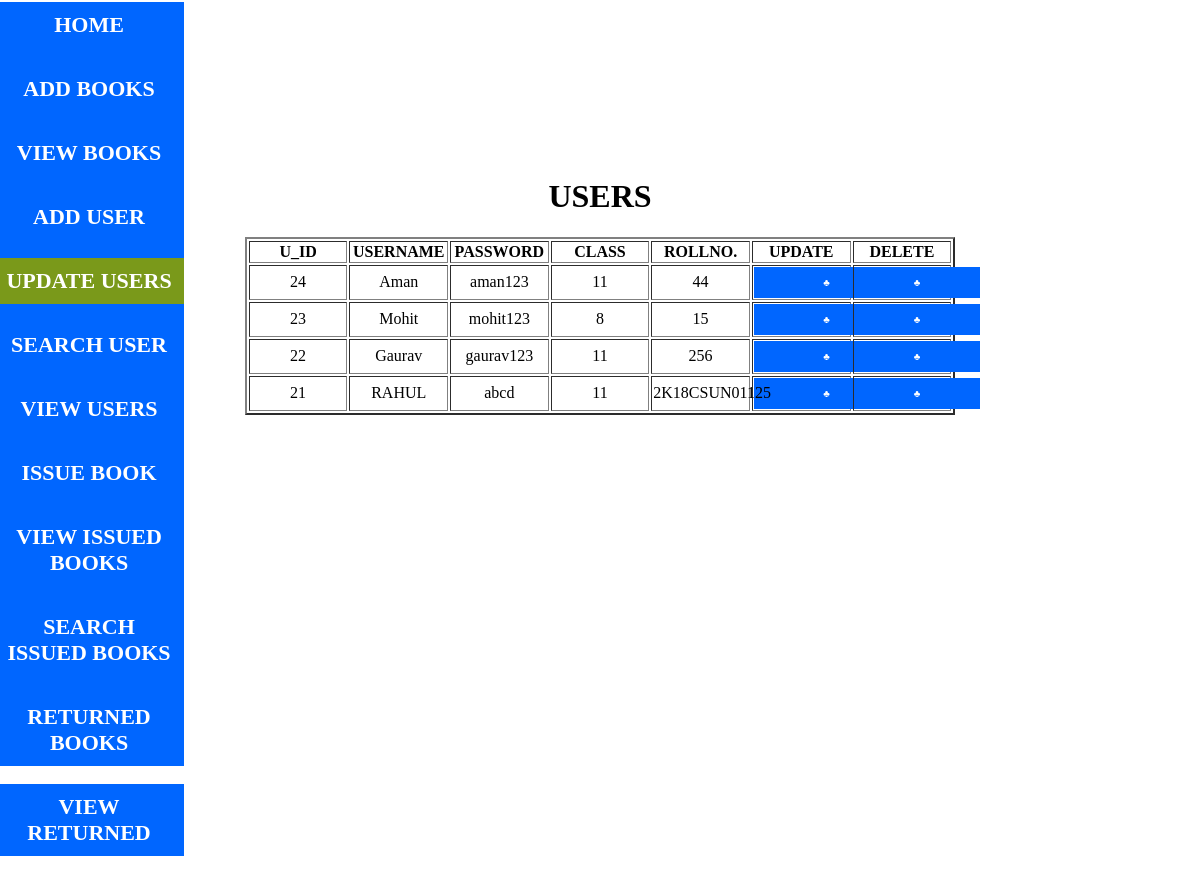
Screenshot of /userview.php with the database file from the repository.
### tables this page shows
CREATE TABLE IF NOT EXISTS `users` (
  `U_ID` int(11) NOT NULL AUTO_INCREMENT,
  `USERNAME` text NOT NULL,
  `ROLLNO` varchar(100) NOT NULL,
  `CLASS` int(11) NOT NULL,
  `PASSWORD` varchar(100) NOT NULL,
  `COUNT` int(2) NOT NULL DEFAULT '2',
  PRIMARY KEY (`U_ID`)
);

### userview.php (the view, shortened to what this page needs)
<html>
<head>
</head>
<body>
<div class="menu">
  <div class="menu1">
  <ul>
  <li><a href="aa.php">HOME</a></li><br/>
<li><a href="addbook.php">ADD BOOKS</a></li><br/>
<li><a href="addbookview.php">VIEW BOOKS</a></li><br/>
<li><a href="adduser.php">ADD USER</a></li><br/>
<li><a href="userview.php"  style="background-color:#7A991A;">UPDATE USERS</a></li><br/>
<li><a href="searchuser.php">SEARCH USER</a></li><br/>
<li><a href="adduserview.php">VIEW USERS</a></li><br/>
<li><a href="issuebook.php">ISSUE BOOK</a></li><br/>
<li><a href="issuebookview11.php">VIEW ISSUED BOOKS</a></li><br/>
<li><a href="search.php">SEARCH ISSUED BOOKS</a></li><br/>
<li><a href="viewreturnedbooks.php">RETURNED BOOKS</a></li><br/>
<li><a href="searchreturnedbooks.php">VIEW RETURNED</a></li><br/>
</ul>
</div>
</div>
<div class="users">
<center><h1><strong>USERS</strong></h1></center>
<table   border="2" align="center" class="ab">
<tr><td><strong>U_ID</strong></td><td><strong>USERNAME</strong></td><td><strong>PASSWORD</strong></td><td><strong>CLASS</strong></td><td><strong>ROLLNO.</strong></td><td><strong>UPDATE</strong></td><td><strong>DELETE</strong></td></tr>
<?php
  $select=mysql_query("SELECT * FROM `users` order by U_ID desc");
  while($userrow=mysql_fetch_array($select))
  {
  $U_ID=$userrow['U_ID'];
  $USERNAME=$userrow['USERNAME'];
  $PASSWORD=$userrow['PASSWORD'];
  $CLASS=$userrow['CLASS'];
  $ROLLNO=$userrow['ROLLNO'];
?>
<tr><td ><span><?php echo $U_ID; ?></span></td>
<td ><span><?php echo $USERNAME; ?></span></td>
<td ><span><?php echo $PASSWORD; ?></span></td>
<td ><span><?php echo $CLASS; ?></span></td>
<td ><span><?php echo $ROLLNO; ?> </span></td>
<td><a href="updateuser.php?U_ID=<?php echo $U_ID; ?>" style="width:125px;"><span class="edit" title="Edit" style="font-size:10px;"> &clubs; </span></a></td>
<td><a href="deleteuser.php?U_ID=<?php echo $U_ID; ?>" style="width:105px;"><span class="edit" title="Edit" style="font-size:10px;"> &clubs; </span></a></td>
</tr>
<?php } ?></table>
</div>
</body>
</html>

### userview.php (style rules this page uses)
.menu { background-color:#0066FF; width:190px; height:755px; margin-left:-14px; margin-top:-28px; }
.menu1 { margin-top:30px; }
a:link,a:visited { display:block; font-size:22px; font-weight:bold; color:#FFFFFF; background-color:#0066FF; width:170px; text-align:center; padding:10px; text-decoration:none; text-transform:uppercase; }
ul { list-style-type:none; margin:0; padding:0; }
.users { margin-top:-600PX; }
.ab { table-layout:fixed; width: 60%; text-align:center; }

### rows the page displays
users: U_ID "24", USERNAME "Aman", PASSWORD "aman123", CLASS "11", ROLLNO "44"
users: U_ID "23", USERNAME "Mohit", PASSWORD "mohit123", CLASS "8", ROLLNO "15"
users: U_ID "22", USERNAME "Gaurav", PASSWORD "gaurav123", CLASS "11", ROLLNO "256"
users: U_ID "21", USERNAME "RAHUL", PASSWORD "abcd", CLASS "11", ROLLNO "2K18CSUN01125"
